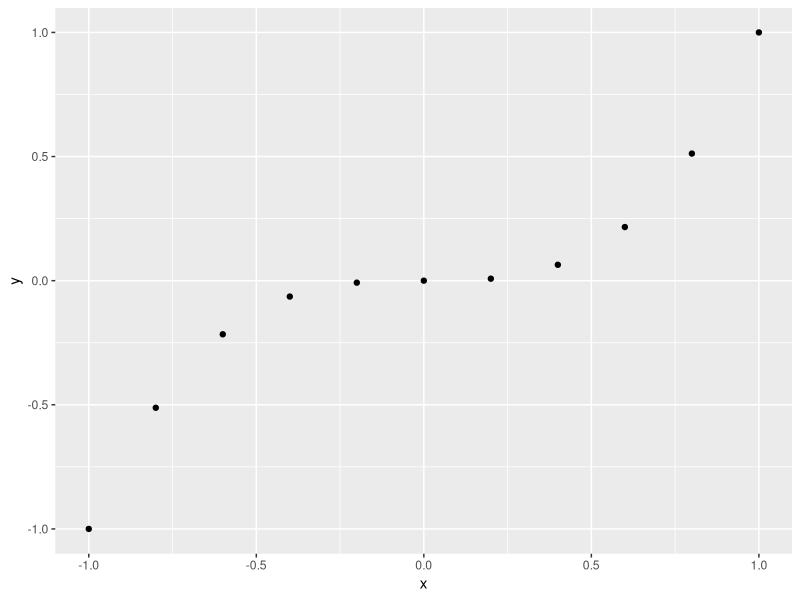
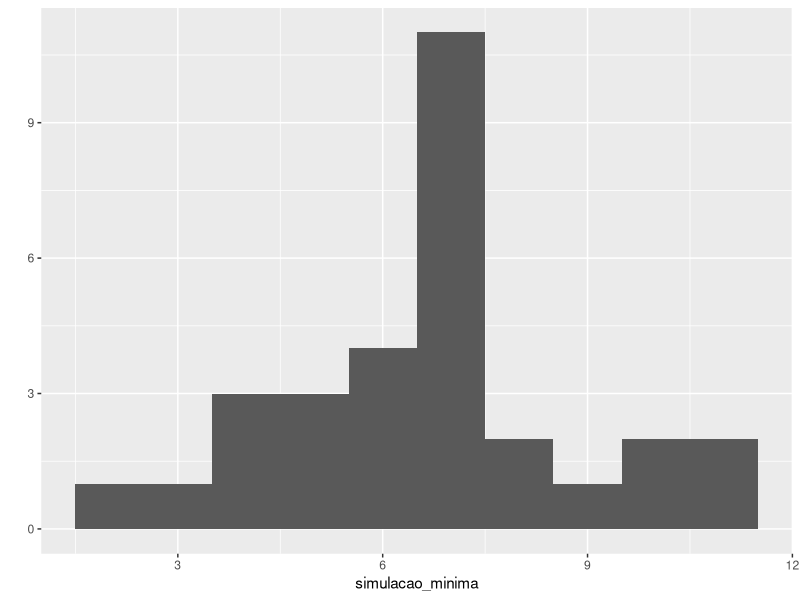
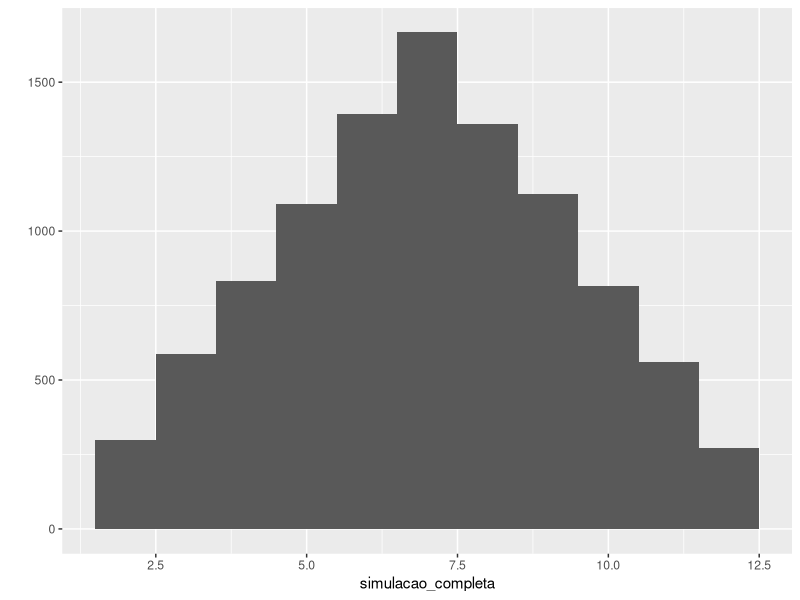
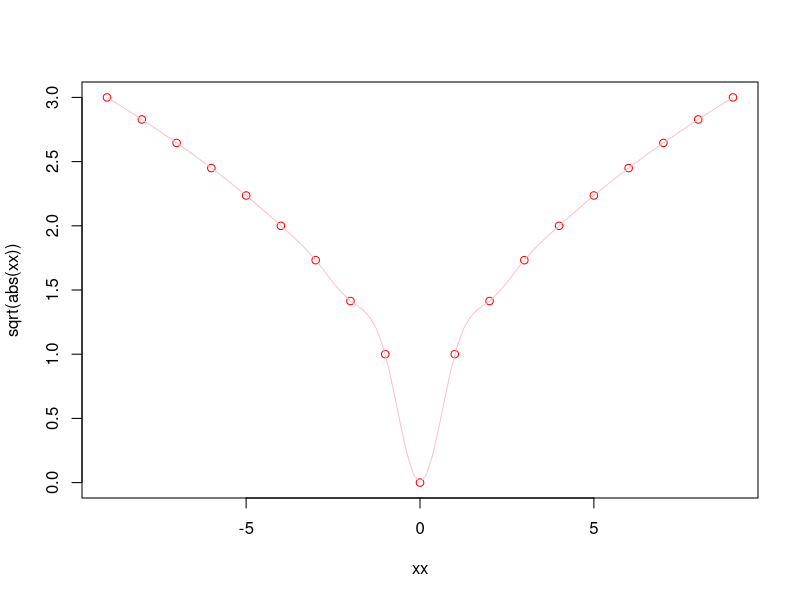
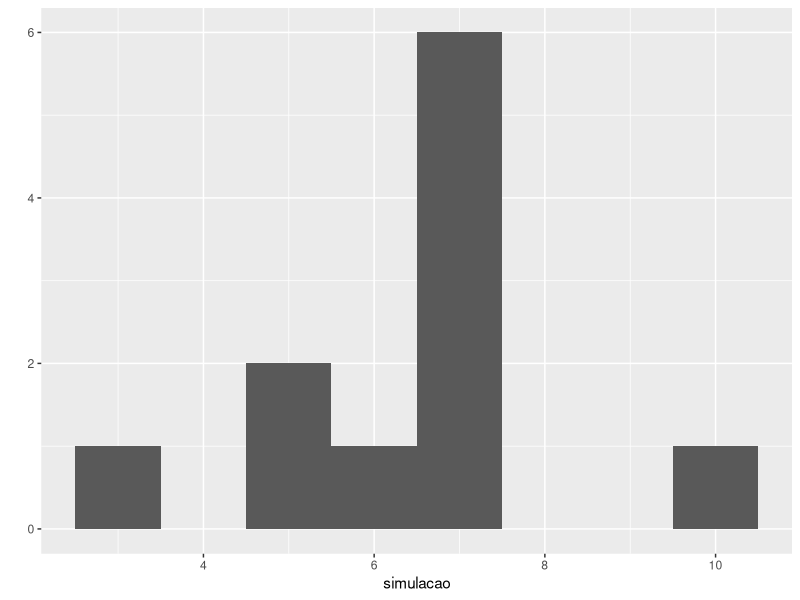

These figures' R source, in order:
## ---- chunk 1
#funções gráficas qplot

library(ggplot2)

# deixei a instalação comentada, mas para rodar tire o comentário ...
#install.packages("ggplot2")
## ---- chunk 2
x <- c(-1, -0.8, -0.6, -0.4, -0.2, 0, 0.2, 0.4, 0.6, 0.8, 1)
x

y <- x^3
y

qplot(x, y)
## ---- chunk 3
# criar uma função para jogada 
dado <- 1:6
dados <- sample(dado, size = 2, replace = TRUE)
sum(dados)
## ---- chunk 4
jogada <-  function() {
  dado <- 1:6
  dados <- sample(dado, size = 2, replace = TRUE)
  return(sum(dados))
}
## ---- chunk 5
simulacao_minima <- replicate(30, jogada())
qplot(simulacao_minima, binwidth =1)
mean(simulacao_minima)
## ---- chunk 6
simulacao_completa <- replicate(10000, jogada())
qplot(simulacao_completa, binwidth =1)
mean(simulacao_completa)
## ---- chunk 7
#?sqrt
## ---- chunk 8
#slide 11
require(stats) # for spline
require(graphics)
xx <- -9:9
plot(xx, sqrt(abs(xx)),  col = "red")
lines(spline(xx, sqrt(abs(xx)), n=101), col = "pink")
## ---- chunk 9
#?sample
## ---- chunk 10
simulacao = replicate(10000, 
                      sample(2:12, 
                      replace=TRUE, 
                      prob=c(1,2,3,4,5,6,5,4,3,2,1)/36))
qplot(simulacao, binwidth=1)
mean(simulacao)
